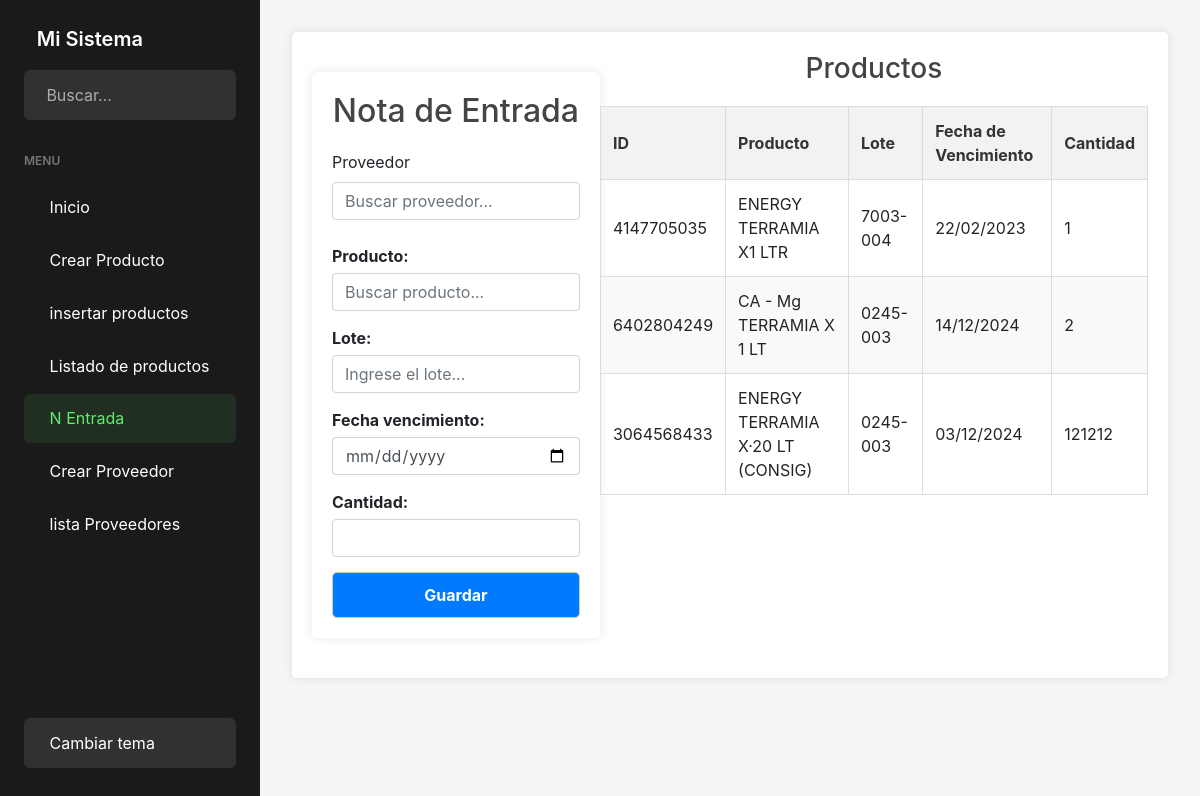
Page /agregar_nota_entrada/ on the earlier database version.
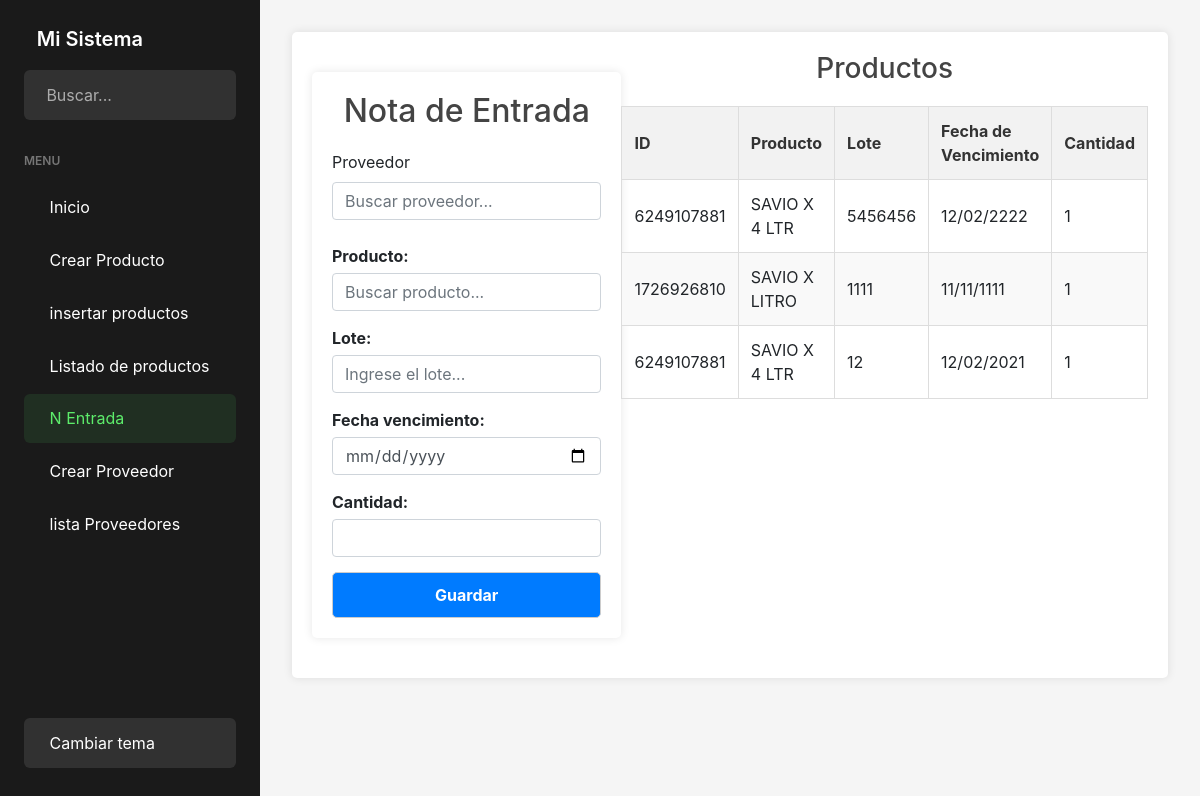
Same page on the later database version.
### APP_PM/models.py (models this page shows, shortened)
class NotaEntrada(models.Model):
    producto = models.ForeignKey('Crear_producto', on_delete=models.CASCADE)  # Relación con el producto
    cantidad = models.PositiveIntegerField()  # Cantidad de producto ingresada
    lote = models.CharField(max_length=100, default='')   # Número de lote del producto
    fecha_vencimiento = models.DateField(null=True, blank=True) # Fecha de vencimiento del producto

class Crear_producto(models.Model):
    LINEA_OPCIONES = [
        ('001', 'Fertilizantes'),
        ('002', 'Bioinsumos'),
        ('003', 'Materia Prima'),
        ('004', 'Coayudantes'),
        ('005', 'Comercializacion de productos'),
        ('006', 'Equipos de pulverizador'),
        ('007', 'Fungicidas'),
        ('008', 'Herbicidas'),
        ('009', 'Insecticidas'),
        ('010', 'Insumos'),
        ('011', 'Mercancia en Consignacion'),
        ('012', 'Productos fabricados - No Propios'),
    ]
    GRUPO_OPCIONES = [
        ('001', 'Biofungicidas'),
        ('002', 'Comercializacion de productos'),
        ('003', 'Materia Prima'),
        ('004', 'Fertilizantes'),
        ('005', 'Foliares'),
        ('006', 'Granulados'),
        ('007', 'Insumos'),
        ('008', 'Liquido'),
        ('009', 'Organicos'),
        ('010', 'Polvo'),
        ('011', 'Productos fabricados - No Propios'),
        ('012', 'Pulverizador Liquido'),
    ]
    id_producto = models.CharField(max_length=10, unique=True, editable=False, blank=True)
    nombre_producto = models.CharField(max_length=100)
    linea = models.CharField(max_length=100, choices=LINEA_OPCIONES)
    grupo = models.CharField(max_length=100, choices=GRUPO_OPCIONES)
    marca = models.CharField(max_length=100)

### APP_PM/views.py (the view)
# urls.py: path('agregar_nota_entrada/', views.agregar_nota_entrada, name='agregar_nota_entrada'),
def agregar_nota_entrada(request):
    if request.method == 'POST':
        form = NotaEntradaForm(request.POST)
        producto_id = request.POST.get('producto_id')
        if form.is_valid() and producto_id:
            nota = form.save(commit=False)
            nota.producto = Crear_producto.objects.get(id=producto_id)
            nota.save()
            return redirect('agregar_nota_entrada')
    else:
        form = NotaEntradaForm()
    proveedores = CrearProveedor.objects.all()
    notas = NotaEntrada.objects.all()
    return render(request, 'Notas/Nota_Entrada.html', {'form': form, 'notas': notas, 'proveedores': proveedores})

### APP_PM/forms.py
class NotaEntradaForm(forms.ModelForm):
    producto_nombre = forms.CharField(
        label="Producto",
        widget=forms.TextInput(attrs={
            'class': 'form-control',
            'placeholder': 'Buscar producto...'
        })
    )
    class Meta:
        model = NotaEntrada
        fields = ['producto_nombre', 'lote', 'fecha_vencimiento', 'cantidad', ]
        widgets = {
            'cantidad': forms.NumberInput(attrs={
                'class': 'form-control',
                'min': 1
            }),
            'lote': forms.TextInput(attrs={
                'class': 'form-control',
                'placeholder': 'Ingrese el lote...'
            }),
            'fecha_vencimiento': forms.DateInput(attrs={
                'class': 'form-control',
                'type': 'date'  # Selector de fecha
            }),
        }

### APP_PM/templates/Notas/Nota_Entrada.html (shortened to what this page needs)
{% extends 'Home/home.html' %}
{% load static %}
{% block content %}
<!DOCTYPE html>
<html lang="es">
    <head>
        <link href="https://code.jquery.com/ui/1.12.1/themes/base/jquery-ui.css" rel="stylesheet">
        <link rel="stylesheet" href="{% static 'css/Nota_entrada.css' %}">
</head>
<body>
<div class="container">
    <div class=" container_Form">
    <h2>Nota de Entrada</h2>
        <label for="">Proveedor</label>
        <input class="form-control ui-autocomplete-input" type="text" id="proveedor" name="proveedor" placeholder="Buscar proveedor...">
        <br>
        <form method="post">
            <div>
                {{ form.producto_nombre.label_tag }}
                {{ form.producto_nombre }}
            </div>
            <div>
                {{ form.lote.label_tag }}
                {{ form.lote }}
            </div>
            <div>
                {{ form.fecha_vencimiento.label_tag }}
                {{ form.fecha_vencimiento }}
            </div>
            <div>
                {{ form.cantidad.label_tag }}
                {{ form.cantidad }}
            </div>
            <button type="submit">Guardar</button>
        </form>
    </div>
    <div class="container_tabla">
        <h3>Productos</h3>
        <table>
            <thead>
                <tr>
                    <th>ID</th>
                    <th>Producto</th>
                    <th>Lote</th>
                    <th>Fecha de Vencimiento</th>
                    <th>Cantidad</th>
                </tr>
            </thead>
            <tbody id="productosTabla">
                {% for nota in notas %}
                <tr>
                    <td>{{ nota.producto.id_producto }}</td>
                    <td>{{ nota.producto.nombre_producto }}</td>
                    <td>{{ nota.lote }}</td>
                    <td>{{ nota.fecha_vencimiento|date:"d/m/Y" }}</td>
                    <td>{{ nota.cantidad }}</td>
                </tr>
                {% endfor %}
            </tbody>
        </table>
    </div>
</div>
</body>
</html>
{% endblock %}

Differences in the rows shown:
removed NotaEntrada: producto.id_producto "4147705035", producto.nombre_producto "ENERGY TERRAMIA X1 LTR", lote "7003-004", fecha_vencimiento "22/02/2023", cantidad "1"
removed NotaEntrada: producto.id_producto "6402804249", producto.nombre_producto "CA - Mg TERRAMIA X 1 LT", lote "0245-003", fecha_vencimiento "14/12/2024", cantidad "2"
added NotaEntrada: producto.id_producto "6249107881", producto.nombre_producto "SAVIO X 4 LTR", lote "5456456", fecha_vencimiento "12/02/2222", cantidad "1"
added NotaEntrada: producto.id_producto "1726926810", producto.nombre_producto "SAVIO X LITRO", lote "1111", fecha_vencimiento "11/11/1111", cantidad "1"
changed NotaEntrada (number 3 of 3 on the later page): producto.id_producto "3064568433" → "6249107881"; producto.nombre_producto "ENERGY TERRAMIA X·20 LT (CONSIG)" → "SAVIO X 4 LTR"; lote "0245-003" → "12"; fecha_vencimiento "03/12/2024" → "12/02/2021"; cantidad "121212" → "1"
